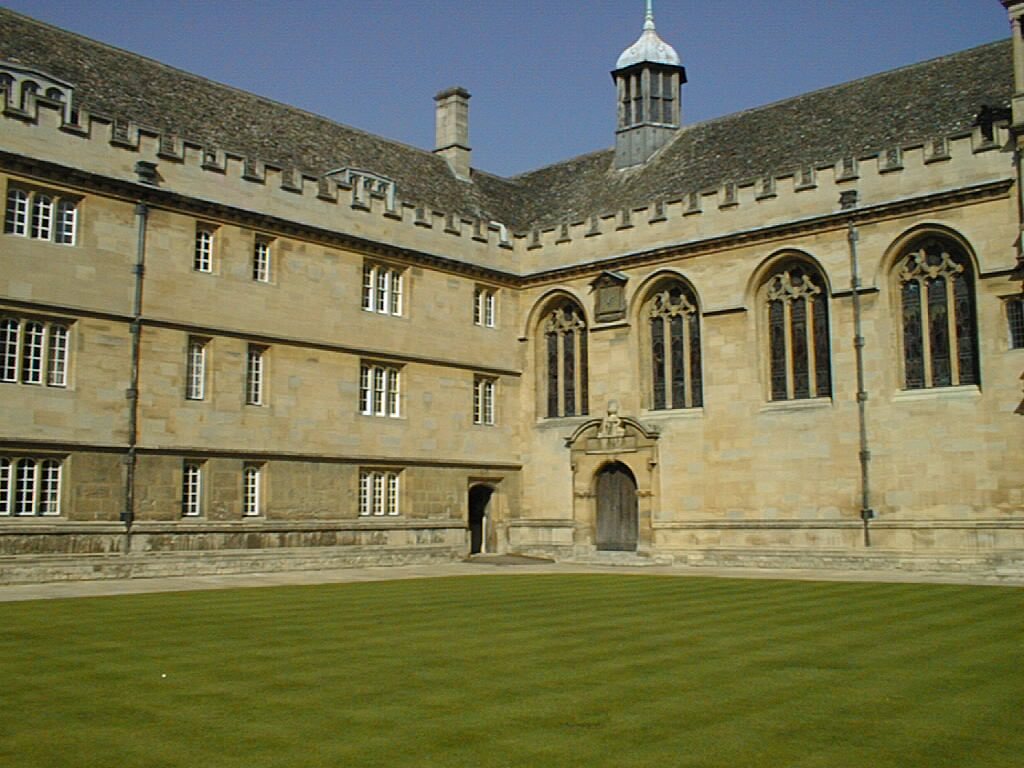
#> input picture images/input/1_001.jpg, 1024 x 768 px
$ python vanishing_point_detection.py --image_path ../images/input/1_001.jpg
#> lines starting #> are read from the running program, lines starting #| are printed output that depends on the picture; after the words box and inside, x2 and y2 are one past the last pixel; in counts of white or black regions, pixels touching at a corner belong together
import os
import sys
import argparse

import ipdb
import numpy as np
from matplotlib import cm
import matplotlib.pyplot as plt
from skimage import io, feature, color, transform

st = ipdb.set_trace

def read_image(path):
    image = io.imread(path)
    return image

def get_canny_edges(image, sigma):
    edges = feature.canny(color.rgb2gray(image), sigma=sigma)
    return edges

def get_hough_lines(edges, line_length, line_gap):
    lines = transform.probabilistic_hough_line(edges, line_length=line_length, line_gap=line_gap)
    return np.asarray(lines)

def visualize_inliers(image, edges, lines, inlier_lines_list, colors, fig_name='detected_lines.png'):
    subplot_count = len(inlier_lines_list) + 3

    fig, axes = plt.subplots(3, subplot_count-3, figsize=(15, 15), sharex=True, sharey=True)
    ax = axes.ravel()

    ax[0].imshow(image, cmap=cm.gray)
    ax[0].set_title('Input image')

    ax[1].imshow(edges, cmap=cm.gray)
    ax[1].set_title('Canny edges')

    ax[2].imshow(edges * 0)
    for line in lines:
        p0, p1 = line
        ax[2].plot((p0[0], p1[0]), (p0[1], p1[1]))
    ax[2].set_xlim((0, image.shape[1]))
    ax[2].set_ylim((image.shape[0], 0))
    ax[2].set_title('Probabilistic Hough')
    for i in range(len(inlier_lines_list)):
        ax[i+3].imshow(edges * 0)
        for line in lines[inlier_lines_list[i]]:
            p0, p1 = line
            ax[i+3].plot((p0[0], p1[0]), (p0[1], p1[1]), colors[i])
        ax[i+3].set_xlim((0, image.shape[1]))
        ax[i+3].set_ylim((image.shape[0], 0))
        ax[i+3].set_title('RANSAC {} Inliers'.format(str(i)))

    for a in ax:
        a.set_axis_off()

    plt.tight_layout()
    plt.savefig(fig_name)
    plt.close()

def visualize_vanishing_points(vp1, vp2, vp3, image, lines, edges, inlier_lines_list, colors, fig_name):
    vps = [vp1, vp2, vp3]
    for i in range(len(inlier_lines_list)):
        plt.imshow(image)
        for line in lines[inlier_lines_list[i]]:
            p0, p1 = line
            plt.plot((p0[0], p1[0]), (p0[1], p1[1]), colors[i])

        plt.plot([vps[i][0]], [vps[i][1]], colors[i]+'X', markersize=5)
        plt.axis('off')
        plt.tight_layout()
        plt.savefig(fig_name.split('.')[0] + str(i) + '.png')
        plt.close()

    plt.imshow(image)
    for i in range(len(inlier_lines_list)):
        for line in lines[inlier_lines_list[i]]:
            p0, p1 = line
            plt.plot((p0[0], p1[0]), (p0[1], p1[1]), colors[i])

    plt.plot([vps[0][0]], [vps[0][1]], colors[0]+'X', markersize=5)
    plt.plot([vps[1][0]], [vps[1][1]], colors[1]+'X', markersize=5)
    plt.plot([vps[2][0]], [vps[2][1]], colors[2]+'X', markersize=5)
    plt.axis('off')
    plt.tight_layout()
    plt.savefig(fig_name)
    plt.close()

def calculate_metric_angle(current_hypothesis, lines, ignore_pts, ransac_angle_thresh):
    current_hypothesis = current_hypothesis / current_hypothesis[-1]
    hypothesis_vp_direction = current_hypothesis[:2] - lines[:,0]
    lines_vp_direction = lines[:,1] - lines[:,0]
    magnitude = np.linalg.norm(hypothesis_vp_direction, axis=1) * np.linalg.norm(lines_vp_direction, axis=1)
    magnitude[magnitude == 0] = 1e-5
    cos_theta = (hypothesis_vp_direction*lines_vp_direction).sum(axis=-1) / magnitude
    theta = np.arccos(np.abs(cos_theta))
    inliers = (theta < ransac_angle_thresh * np.pi / 180)
    inliers[ignore_pts] = False
    return inliers, inliers.sum()

def run_line_ransac(lines, ransac_iter, ransac_angle_thresh, ignore_pts=None):
    best_vote_count = 0
    best_inliers = None
    best_hypothesis = None
    if ignore_pts is None:
        ignore_pts = np.zeros((lines.shape[0])).astype('bool')
        lines_to_chose = np.arange(lines.shape[0])
    else:
        lines_to_chose = np.where(ignore_pts==0)[0]
    for iter_count in range(ransac_iter):
        idx1, idx2 = np.random.choice(lines_to_chose, 2, replace=False)
        l1 = np.cross(np.append(lines[idx1][1], 1), np.append(lines[idx1][0], 1))
        l2 = np.cross(np.append(lines[idx2][1], 1), np.append(lines[idx2][0], 1))

        current_hypothesis = np.cross(l1, l2)
        if current_hypothesis[-1] == 0:
            continue
        inliers, vote_count = calculate_metric_angle(current_hypothesis, lines, ignore_pts, ransac_angle_thresh)
        if vote_count > best_vote_count:
            best_vote_count = vote_count
            best_hypothesis = current_hypothesis
            best_inliers = inliers
    return best_hypothesis, best_inliers

def get_vp_inliers(image_path, sigma, iterations, line_len, line_gap, threshold):
    image = read_image(image_path)
    edges = get_canny_edges(image, sigma=sigma)
    lines = get_hough_lines(edges, line_length=line_len, line_gap=line_gap)

    best_hypothesis_1, best_inliers_1 = run_line_ransac(lines, iterations, threshold)
    ignore_pts = best_inliers_1
    best_hypothesis_2, best_inliers_2 = run_line_ransac(lines, iterations, threshold, ignore_pts=ignore_pts)
    ignore_pts = np.logical_or(best_inliers_1, best_inliers_2)
    best_hypothesis_3, best_inliers_3 = run_line_ransac(lines, iterations, threshold, ignore_pts=ignore_pts)
    inlier_lines_list = [best_inliers_1, best_inliers_2, best_inliers_3]
    best_hypothesis_1 = best_hypothesis_1 / best_hypothesis_1[-1]
    best_hypothesis_2 = best_hypothesis_2 / best_hypothesis_2[-1]
    best_hypothesis_3 = best_hypothesis_3 / best_hypothesis_3[-1]
    hypothesis_list = [best_hypothesis_1, best_hypothesis_2, best_hypothesis_3]
    viz_stuff = [image, edges, lines]
    return inlier_lines_list, hypothesis_list, viz_stuff

def main():
    parser = argparse.ArgumentParser()
    parser.add_argument('-f', '--image_path', default=None, type=str, help='Full image path')
    parser.add_argument('-csigma', '--canny_sigma', default=5, type=int, help='Canny sigma value')
    parser.add_argument('-hlinelen', '--hough_line_len', default=11, type=int, help='Min line length for hough')
    parser.add_argument('-hlinegap', '--hough_line_gap', default=7, type=int, help='Max line gap for hough')
    parser.add_argument('-iter', '--ransac_iter', default=3000, type=int, help='No of iterations for RANSAC')
    parser.add_argument('-thresh', '--ransac_threshold', default=2, type=float, help='RANSAC angle threshold')
    args = parser.parse_args()
    if args.image_path is None:
        raise ValueError('Run python detect_vanishing_point.py -h for command line arguments')
    image_path = args.image_path
    img_name = os.path.basename(image_path).split('.')[0]
    sigma = args.canny_sigma
    iterations = args.ransac_iter
    line_len = args.hough_line_len
    line_gap = args.hough_line_gap
    threshold = args.ransac_threshold
    inlier_lines_list, hypothesis_list, viz_stuff = get_vp_inliers(image_path, sigma, iterations, line_len, line_gap, threshold)
#> in read_image, image is the input picture: shape (768, 1024, 3); mean R, G, B 117.6, 116.5, 83.1
#> in get_canny_edges, `edges = feature.canny(color.rgb2gray(image), sigma=sigma)`:
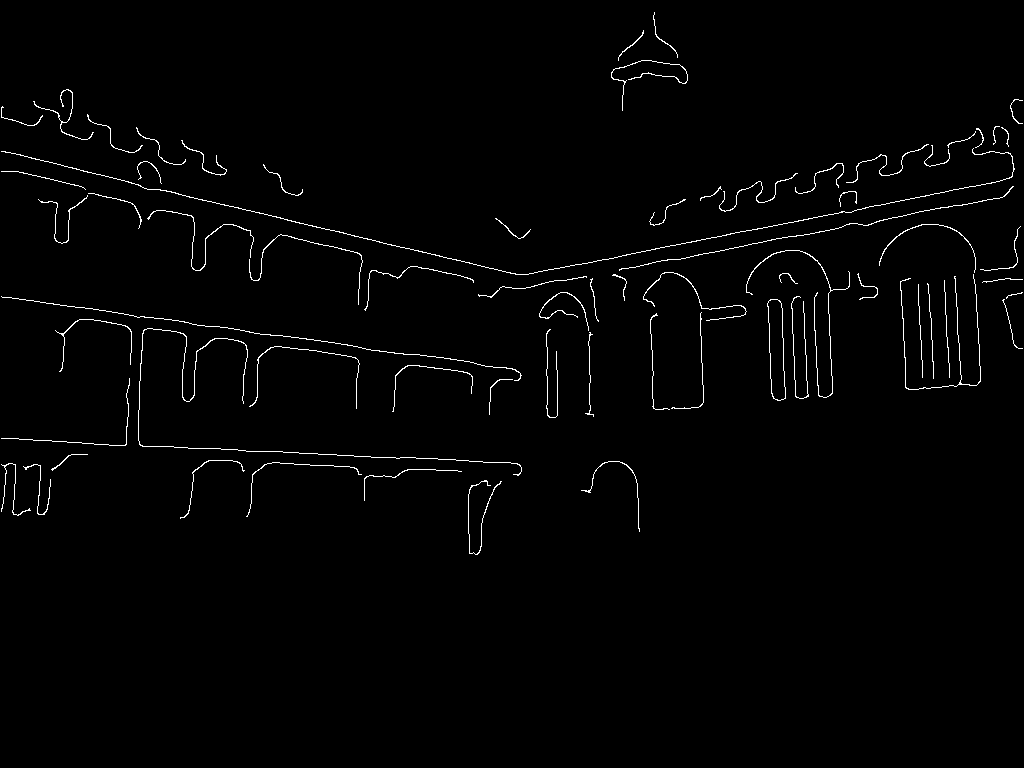
#> edges: shape (768, 1024) bool; 1.4% white in thin lines or dots, all inside (x1, y1, x2, y2) = (1, 12, 1023, 555)
#> in get_hough_lines, `lines = transform.probabilistic_hough_line(edges, line_length=line_len..`: lines = 383 items
#> the loop in run_line_ransac, `for iter_count in range(ransac_iter):` made 3000 passes
#> (l1, l2, vote_count, best_vote_count, best_hypothesis) on passes 1, 2, 6, 37: ([-72, 3, 56919], [-7, 52, -15538], 36, 36, [-3006402, -1517169, -3723]), ([-6, 23, -2675], [-9, 15, 3453], 59, 59, [119544, 44793, 117]), ([-6, 28, -4896], [-4, 30, -9240], 89, 89, [-111840, -35856, -68]), ([-8, 12, 4876], [0, 11, -5236], 99, 99, [-116468, -41888, -88])
#> after the loop in run_line_ransac, `for iter_count in range(ransac_iter):`: best_vote_count = 101
#> in get_vp_inliers, `best_hypothesis_1, best_inliers_1 = run_line_ransac(lines, iterations,..`: best_hypothesis_1 = [-133793, -47124, -99]
#> the loop in run_line_ransac (call 2), `for iter_count in range(ransac_iter):` made 3000 passes
#> (idx1, idx2, l1, l2, vote_count, best_vote_count, best_hypothesis) on passes 1, 4, 5, 21: (381, 332, [-9, -16, 12045], [-13, 8, 8530], 14, 14, [-232840, -79815, -280]), (0, 111, [-22, -114, 44418], [-39, 2, 36692], 32, 32, [-4271724, -925078, -4490]), (32, 219, [-29, 1, 26361], [-23, 1, 14166], 37, 37, [-12195, -195489, -6]), (110, 212, [-4, -23, 8692], [-3, -13, 4903], 47, 47, [227, -6464, -17])
    image, edges, lines = viz_stuff
    best_hypothesis_1, best_hypothesis_2, best_hypothesis_3 = hypothesis_list
    fig_name = '{}_inliers_iter{}_thresh{}_sigma{}_hlen{}_hgap{}.png'\
                .format(img_name, iterations, threshold, sigma, line_len, line_gap)
    colors = ['r', 'g', 'b']
    visualize_inliers(image, edges, lines, inlier_lines_list, colors, fig_name=fig_name)
#> the loop in visualize_inliers, `for line in lines:` made 383 passes
#> line on passes 1 to 3: [[879, 220], [993, 198]], [[523, 274], [734, 233]], [[911, 213], [942, 207]]
#> the loop in visualize_inliers, `for i in range(len(inlier_lines_list)):` made 3 passes
#> the loop in visualize_inliers, `for a in ax:` made 9 passes
#> in visualize_inliers, `plt.savefig(fig_name)`:
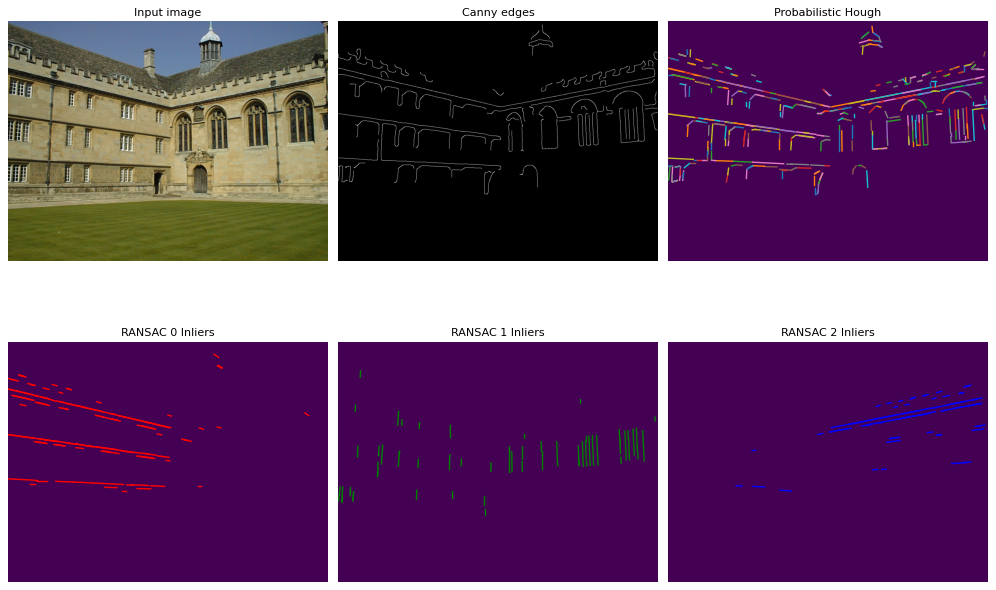
#> figure drawn by matplotlib, 6 panels
    fig_name = '{}_vanishing_point_iter{}_thresh{}_sigma{}_hlen{}_hgap{}.png'\
                .format(img_name, iterations, threshold, sigma, line_len, line_gap)
    visualize_vanishing_points(best_hypothesis_1, best_hypothesis_2, best_hypothesis_3,
                               image, lines, edges, inlier_lines_list, colors, fig_name)
#> the loop in visualize_vanishing_points, `for i in range(len(inlier_lines_list)):` made 3 passes
#> pass 1, in visualize_vanishing_points, `plt.savefig(fig_name.split('.')[0] + str(i) + '.png')`:
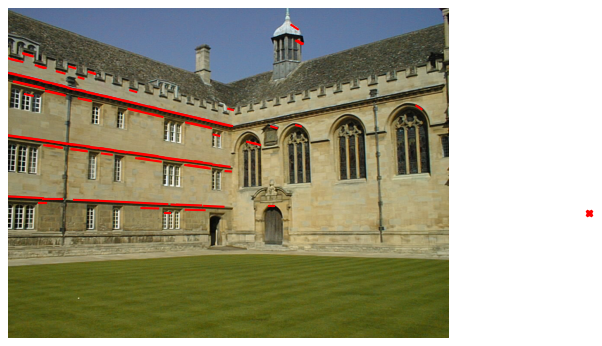
#> figure drawn by matplotlib, 1 panel
#> pass 2, in visualize_vanishing_points, `plt.savefig(fig_name.split('.')[0] + str(i) + '.png')`:
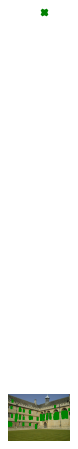
#> figure drawn by matplotlib, 1 panel
#> in visualize_vanishing_points, `plt.savefig(fig_name)`:
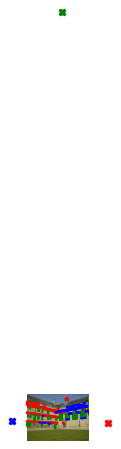
#> figure drawn by matplotlib, 1 panel

if __name__ == '__main__':
    main()

$ run again, on images/input/1_003.jpg
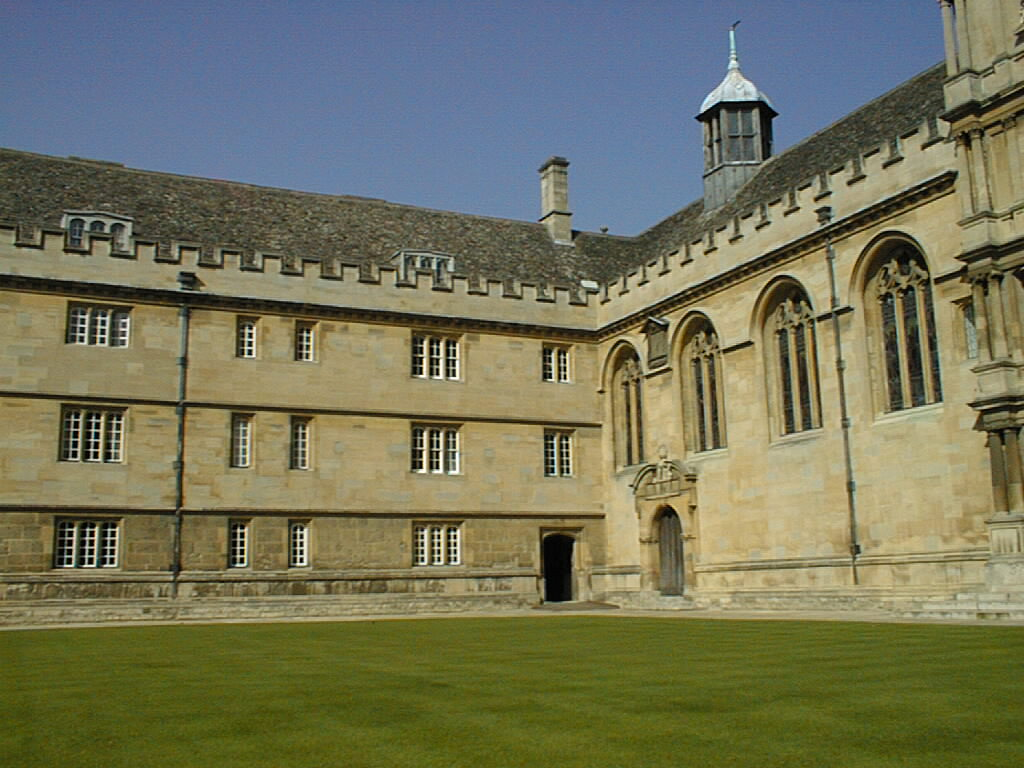
#> input picture images/input/1_003.jpg, 1024 x 768 px
#> in read_image, image is the input picture: shape (768, 1024, 3); mean R, G, B 115.7, 116.6, 90.1
#> in get_canny_edges, `edges = feature.canny(color.rgb2gray(image), sigma=sigma)`:
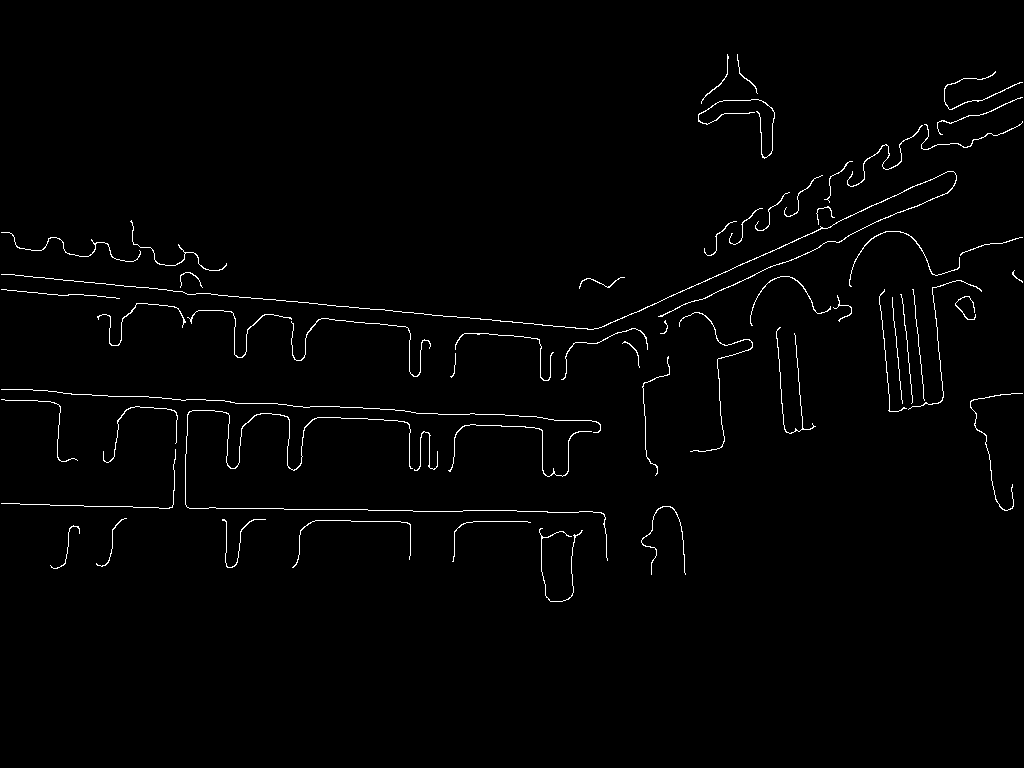
#> edges: shape (768, 1024) bool; 1.3% white in thin lines or dots, all inside (x1, y1, x2, y2) = (1, 54, 1023, 602)
#> lines = 355 items
#> the loop in run_line_ransac, `for iter_count in range(ransac_iter):` made 3000 passes
#> (l1, l2, vote_count, best_vote_count, best_hypothesis) on passes 1, 2, 35: ([-1, 105, -53138], [-9, -11, 9952], 20, 20, [460442, 488194, 956]), ([-5, -15, 8800], [-26, 0, 5902], 65, 65, [-88530, -199290, -390]), ([-3, 38, -11106], [-2, 47, -18946], 80, 80, [-197966, -34626, -65])
#> after the loop in run_line_ransac, `for iter_count in range(ransac_iter):`: best_vote_count = 85
#> best_hypothesis_1 = [-46829, -7991, -16]
#> the loop in run_line_ransac (call 2), `for iter_count in range(ransac_iter):` made 3000 passes
#> (idx1, idx2, l1, l2, vote_count, best_vote_count, best_hypothesis) on passes 1, 6: (271, 338, [-6, -14, 7676], [-11, 0, 5995], 22, 22, [-83930, -48466, -154]), (184, 145, [-41, -2, 8532], [-22, 2, 19024], 58, 58, [-55112, 592280, -126])
#> the loop in visualize_inliers, `for line in lines:` made 355 passes
#> line on passes 1 to 3: [[431, 314], [211, 294]], [[222, 411], [194, 410]], [[539, 428], [470, 424]]
#> the loop in visualize_inliers, `for i in range(len(inlier_lines_list)):` made 3 passes
#> the loop in visualize_inliers, `for a in ax:` made 9 passes
#> the loop in visualize_vanishing_points, `for i in range(len(inlier_lines_list)):` made 3 passes
#> in visualize_vanishing_points, `plt.savefig(fig_name)`:
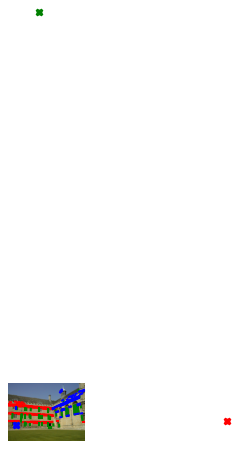
#> figure drawn by matplotlib, 1 panel
